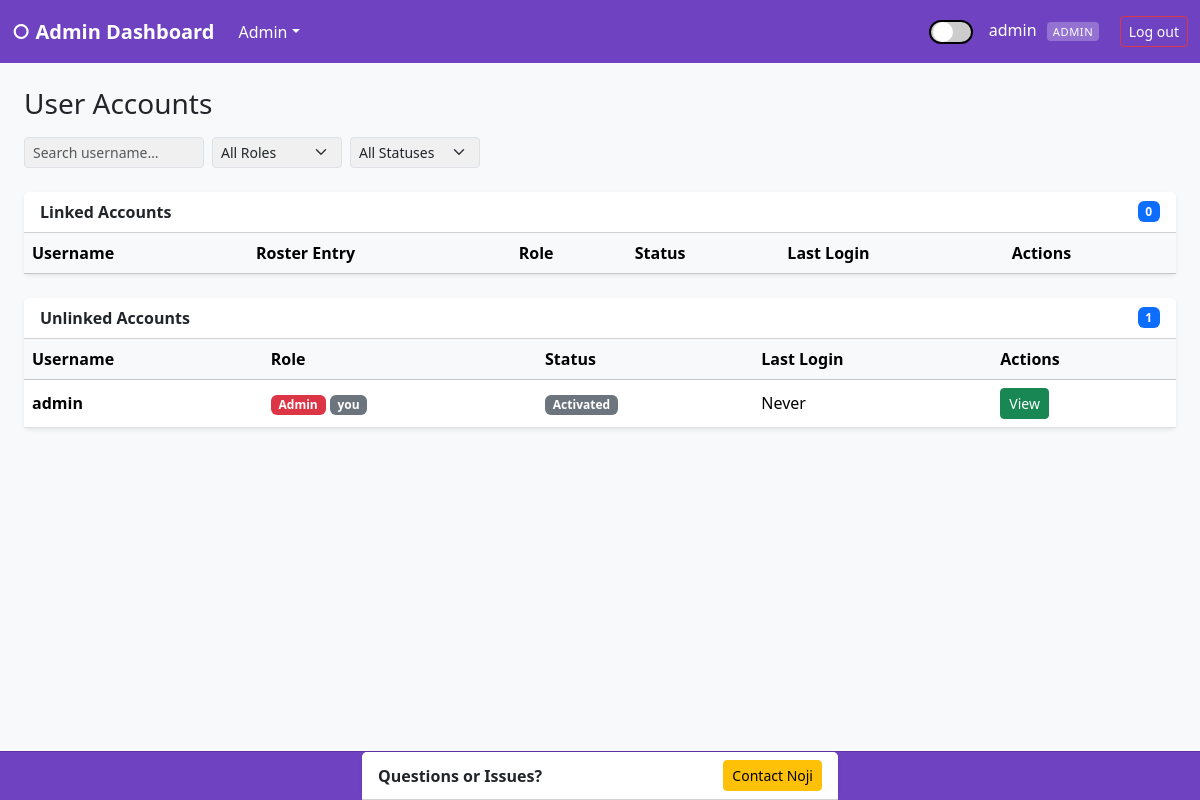
Screenshot of /portal/admin/users.php (signed in) with the database file from the repository.
### tables this page shows
CREATE TABLE IF NOT EXISTS users (
    id            INT AUTO_INCREMENT PRIMARY KEY,
    username      VARCHAR(50)  NOT NULL UNIQUE,
    password_hash VARCHAR(255) NOT NULL,
    role          ENUM('student','instructor','admin','parent') NOT NULL DEFAULT 'student',
    email         VARCHAR(100) NOT NULL,
    first_name    VARCHAR(50)  DEFAULT NULL,
    last_name     VARCHAR(50)  DEFAULT NULL,
    active        TINYINT(1)   NOT NULL DEFAULT 1,
    last_login    DATETIME,
    created_at    DATETIME     NOT NULL DEFAULT CURRENT_TIMESTAMP
);

### portal/includes/auth.php (called while the page is built, shortened)
<?php
require_once __DIR__ . '/db.php';
function has_role(string ...$roles): bool {
    return in_array($_SESSION['role'] ?? '', $roles, true);
}
function current_user_id(): ?int {
    return isset($_SESSION['user_id']) ? (int)$_SESSION['user_id'] : null;
}

### portal/includes/db.php (called while the page is built, shortened)
<?php
function db(): PDO {
    static $pdo = null;
    if ($pdo === null) {
        $dsn = 'mysql:host=' . DB_HOST . ';dbname=' . DB_NAME . ';charset=' . DB_CHARSET;
        $pdo = new PDO($dsn, DB_USER, DB_PASS, [
            PDO::ATTR_ERRMODE            => PDO::ERRMODE_EXCEPTION,
            PDO::ATTR_DEFAULT_FETCH_MODE => PDO::FETCH_ASSOC,
            PDO::ATTR_EMULATE_PREPARES   => false,
        ]);
        $pdo->exec("CREATE TABLE IF NOT EXISTS link_requests (
            id            INT AUTO_INCREMENT PRIMARY KEY,
            user_id       INT NOT NULL,
            request_type  ENUM('new_guest','existing_student','parent') NOT NULL,
            notes         TEXT NULL,
            created_at    TIMESTAMP DEFAULT CURRENT_TIMESTAMP,
            resolved      TINYINT(1) NOT NULL DEFAULT 0,
            resolved_at   TIMESTAMP NULL,
            resolved_by   INT NULL
        ) ENGINE=InnoDB DEFAULT CHARSET=utf8mb4");
    }
    return $pdo;
}

### portal/admin/users.php (the view, shortened to what this page needs)
<?php
require_once __DIR__ . '/../includes/auth.php';
require_once __DIR__ . '/../includes/db.php';
$users = db()->query(
    'SELECT u.id, u.username, u.first_name AS u_first, u.last_name AS u_last,
            u.email, u.role, u.active, u.last_login,
            s.first_name, s.last_name, s.id AS student_id, s.student_type
     FROM users u
     LEFT JOIN students s ON s.user_id = u.id
     ORDER BY u.role, u.username'
)->fetchAll();
$linked_users   = array_values(array_filter($users, fn($u) =>  $u['student_id']));
$unlinked_users = array_values(array_filter($users, fn($u) => !$u['student_id']));
$role_tips   = [
    'admin'      => 'Full administrative access to all portal features',
    'instructor' => 'Can take attendance and view the student roster',
    'student'    => 'Paying participant — $30/month tuition',
    'guest'      => 'Non-paying participant — registration fee not yet paid',
    'parent'     => 'Family account — manages linked children\'s profiles and payments',
];
$role_badges = [
    'admin'      => 'bg-danger',
    'instructor' => 'bg-warning text-dark',
    'student'    => 'bg-primary',
    'parent'     => 'bg-info text-dark',
    'guest'      => 'bg-secondary',
];
function user_row(array $u, bool $show_roster = true): void {
    global $role_tips, $role_badges;
    $role_display = $u['student_type'] ?? $u['role'];
    $cls = $role_badges[$role_display] ?? 'bg-secondary';
    $tip = $role_tips[$role_display]   ?? '';
    echo '<tr class="' . (!$u['active'] ? 'text-muted' : '') . '"'
       . ' data-name="'   . htmlspecialchars(strtolower($u['username'])) . '"'
       . ' data-role="'   . htmlspecialchars($role_display)              . '"'
       . ' data-status="' . ($u['active'] ? 'active' : 'inactive')      . '"'
       . '>';
    echo '<td class="fw-semibold">' . htmlspecialchars($u['username']) . '</td>';
    echo '<td>';
    echo '<span class="badge ' . $cls . '"'
       . ($tip ? ' data-bs-toggle="tooltip" title="' . htmlspecialchars($tip) . '"' : '') . '>'
       . ucfirst($role_display) . '</span>';
    if ($u['id'] === current_user_id()) {
        echo ' <span class="badge bg-secondary">you</span>';
    }
    echo '</td>';
    echo '<td>';
    echo $u['active']
        ? '<span class="badge bg-secondary" data-bs-toggle="tooltip" title="Activated: this login is enabled and can sign in">Activated</span>'
        : '<span class="badge bg-danger"    data-bs-toggle="tooltip" title="Deactivated: this login has been disabled — cannot sign in">Deactivated</span>';
    echo '</td>';
    echo '<td>' . ($u['last_login'] ? date('j M Y', strtotime($u['last_login'])) : 'Never') . '</td>';
    echo '<td><a href="user_profile.php?id=' . $u['id'] . '" class="btn btn-sm btn-outline-secondary">View</a></td>';
    echo '</tr>';
}
include __DIR__ . '/../includes/header.php';
?>
<div class="d-flex align-items-center justify-content-between mb-3">
    <h3 class="mb-0">User Accounts</h3>
</div>
<div class="d-flex gap-2 align-items-center mb-4 flex-wrap">
    <input type="text" id="userSearch" class="form-control form-control-sm"
           placeholder="Search username…" style="width:180px" oninput="filterUsers()">
    <select id="filterRole" class="form-select form-select-sm" style="width:130px" onchange="filterUsers()">
        <option value="">All Roles</option>
    </select>
    <select id="filterStatus" class="form-select form-select-sm" style="width:130px" onchange="filterUsers()">
        <option value="">All Statuses</option>
    </select>
</div>
<div class="card border-0 shadow-sm mb-4">
    <div class="card-header bg-white fw-semibold d-flex justify-content-between align-items-center">
        <span>Linked Accounts</span>
        <span class="badge bg-primary"><?= count($linked_users) ?></span>
    </div>
    <div class="card-body p-0">
        <table class="table table-hover mb-0 align-middle" id="linkedTable">
            <thead class="table-light">
                <tr>
                    <th>Username</th>
                    <th>Roster Entry</th>
                    <th>Role</th>
                    <th>Status</th>
                    <th>Last Login</th>
                    <th>Actions</th>
                </tr>
            </thead>
        </table>
    </div>
</div>
<div class="card border-0 shadow-sm mb-4">
    <div class="card-header bg-white fw-semibold d-flex justify-content-between align-items-center">
        <span>Unlinked Accounts</span>
        <span class="badge bg-primary"><?= count($unlinked_users) ?></span>
    </div>
    <div class="card-body p-0">
        <table class="table table-hover mb-0 align-middle" id="unlinkedTable">
            <thead class="table-light">
                <tr>
                    <th>Username</th>
                    <th>Role</th>
                    <th>Status</th>
                    <th>Last Login</th>
                    <th>Actions</th>
                </tr>
            </thead>
            <tbody>
            <?php foreach ($unlinked_users as $u): user_row($u, false); endforeach; ?>
            </tbody>
        </table>
    </div>
</div>
<?php include __DIR__ . '/../includes/footer.php'; ?>

### portal/includes/header.php (shortened to what this page needs)
<!DOCTYPE html>
<html lang="en" id="html-root">
<head>
    <link rel="stylesheet"
          href="https://cdn.jsdelivr.net/npm/bootstrap@5.3.3/dist/css/bootstrap.min.css">
</head>
<body>
<nav class="navbar navbar-expand-md sticky-top">
    <div class="container-fluid">
        <?php
        if (has_role('admin'))          $dashboard_url = '/karate/portal/admin/';
        elseif (has_role('instructor')) $dashboard_url = '/karate/portal/instructor/';
        elseif (has_role('parent'))     $dashboard_url = '/karate/portal/parent/';
        else                            $dashboard_url = '/karate/portal/student/';
        ?>
        <a class="navbar-brand fw-semibold" href="<?= $dashboard_url ?>">
            &#9675; <?php
                if (has_role('admin'))          echo 'Admin Dashboard';
                elseif (has_role('instructor')) echo 'Instructor Dashboard';
                elseif (has_role('parent'))     echo 'My Dashboard';
                else                            echo 'My Dashboard';
            ?>
        </a>
        <div class="collapse navbar-collapse" id="navMenu">
            <ul class="navbar-nav me-auto">
                <?php if (has_role('admin')): ?>
                <li class="nav-item dropdown">
                    <a class="nav-link dropdown-toggle" href="#"
                       data-bs-toggle="dropdown" role="button">Admin</a>
                </li>
                <?php endif; ?>
            </ul>
            <div class="d-flex align-items-center gap-3">
                <button id="dark-toggle" title="Toggle dark mode"
                        style="width:44px;height:24px;border-radius:12px;border:2px solid #000;cursor:pointer;
                               padding:2px;display:flex;align-items:center;transition:background .25s;
                               background:#ccc;flex-shrink:0">
                    <span id="dark-knob"
                          style="width:20px;height:20px;border-radius:50%;background:#fff;
                                 display:block;transition:transform .25s;transform:translateX(0);background:#fff;">
                    </span>
                </button>
                <span class="navbar-text">
                    <?= htmlspecialchars($_SESSION['username'] ?? '') ?>
                    <?php
                    $_rt = $_SESSION['student_type'] ?? $_SESSION['role'] ?? '';
                    if ($_rt === 'student')     $_tip = 'Registration fee paid';
                    elseif ($_rt === 'parent')  $_tip = 'Family account';
                    elseif ($_rt === 'guest')   $_tip = 'Non-paying participant (registration fee not yet paid)';
                    else                        $_tip = '';
                    ?>
                    <span class="role-badge"<?= $_tip ? ' data-bs-toggle="tooltip" title="' . htmlspecialchars($_tip) . '"' : '' ?>><?= htmlspecialchars($_rt) ?></span>
                    <a href="/karate/portal/logout.php"
                       class="btn btn-sm btn-logout ms-2">Log out</a>
                </span>
            </div>
        </div>
    </div>
</nav>
<div class="container-fluid py-4 px-4">

### portal/includes/footer.php (shortened to what this page needs)
</div>
<footer id="site-footer">
    <div class="container py-0" style="max-width:500px">
        <div class="card border-0 shadow-sm mb-0">
            <div class="card-header bg-white d-flex justify-content-between align-items-center">
                <span class="fw-semibold">Questions or Issues?</span>
                <button class="btn btn-sm btn-warning" type="button"
                        data-bs-toggle="collapse" data-bs-target="#footerFeedback">
                    Contact Noji
                </button>
            </div>
        </div>
    </div>
</footer>
</body>
</html>

### portal/includes/header.php (style rules this page uses)
.navbar { background: #6f42c1 !important; }
.navbar .navbar-brand, .navbar .nav-link, .navbar .navbar-text { color: #fff !important; }
.role-badge { font-size: .7rem; background: rgba(255,255,255,.25); border-radius: 4px; padding: 2px 6px; margin-left: 6px; text-transform: uppercase; letter-spacing: .05em; }
body { background: #f8f9fa; padding-bottom: 57px; }
#site-footer { position: fixed; bottom: 0; left: 0; right: 0; z-index: 1030; background: #6f42c1; border-top: 1px solid #5a32a3; }
.form-control, .form-select { background-color: #f0f0f0; }
.btn-logout { color: #fff !important; border: 1px solid #dc3545; background: transparent; transition: background .15s, color .15s; }
.btn-outline-secondary, .btn-outline-primary { --bs-btn-bg: #198754; --bs-btn-color: #fff; --bs-btn-border-color: #198754; --bs-btn-hover-bg: #157347; --bs-btn-hover-border-color: #146c43; --bs-btn-hover-color: #fff; --bs-btn-active-bg: #146c43; --bs-btn-active-color: #fff; }

### rows the page displays
users: username "admin", role_display "Admin", shows "you", active "Activated", shows "Never"

### other values shown
$_SESSION['username'] "admin"
$_rt "ADMIN"
count($linked_users) "0"
count($unlinked_users) "1"
